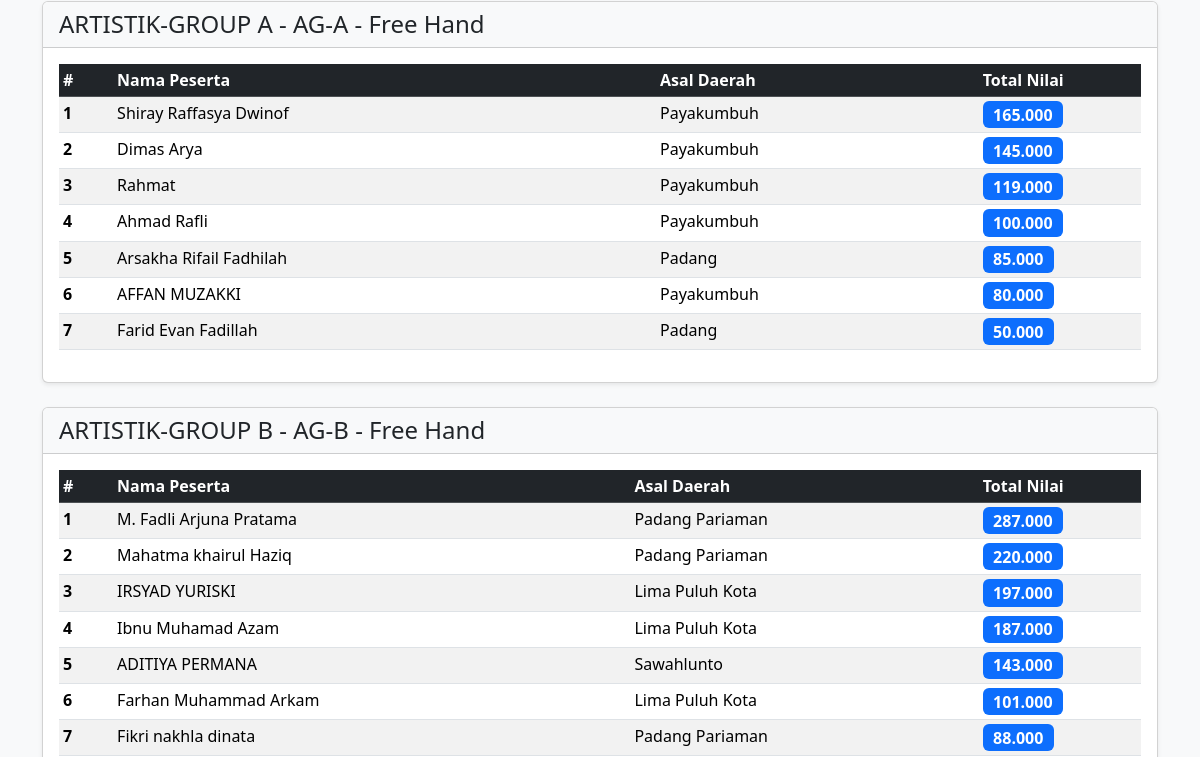
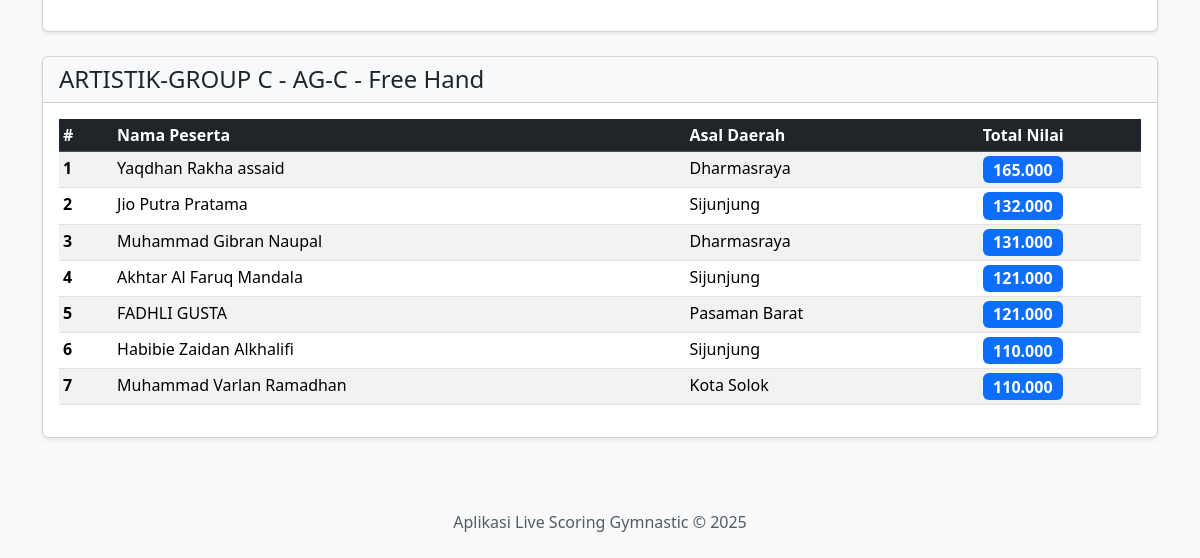
The app's page /peringkat (lower part), older data (2 pictures, top to bottom).
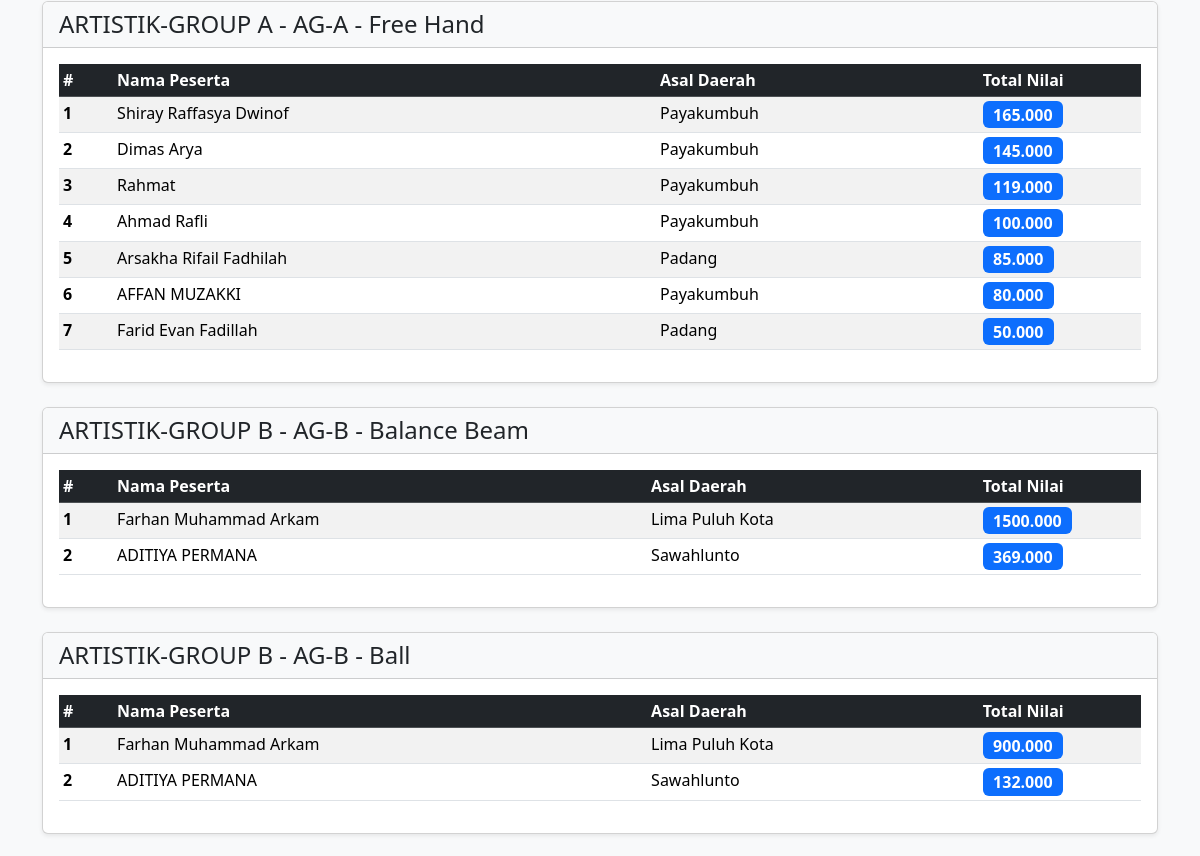
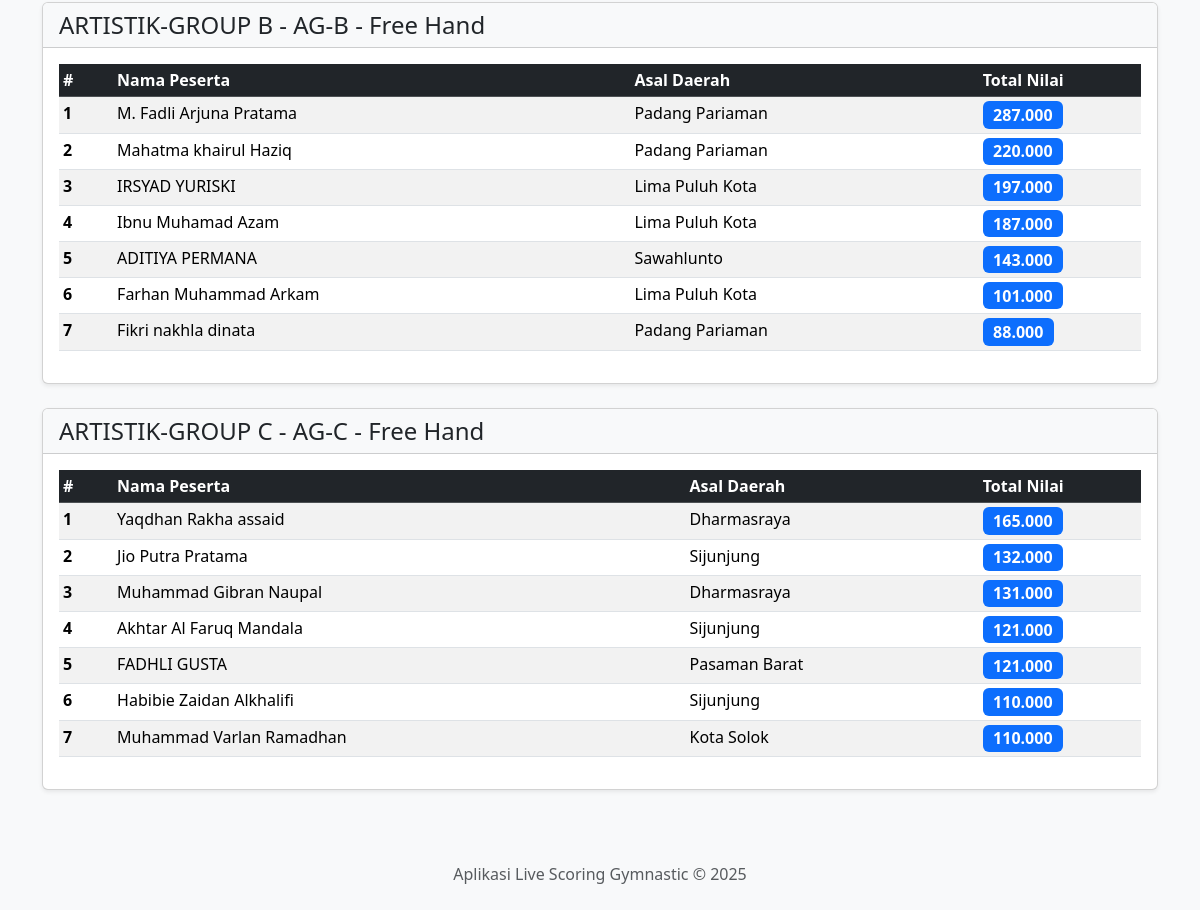
The same page, newer data (2 pictures, top to bottom).
### app.py (models this page shows)
class Skor(db.Model):
    id = db.Column(db.Integer, primary_key=True)
    event_id = db.Column(db.Integer, db.ForeignKey('event.id'), nullable=False)
    peserta_id = db.Column(db.Integer, db.ForeignKey('peserta.id'), nullable=False)
    alat_id = db.Column(db.Integer, db.ForeignKey('alat.id'), nullable=False)
    nilai_d = db.Column(db.Float, nullable=False, default=0.0)
    nilai_e = db.Column(db.Float, nullable=False, default=0.0)
    nilai_a = db.Column(db.Float, nullable=False, default=0.0)
    penalti = db.Column(db.Float, nullable=False, default=0.0)
    total_nilai = db.Column(db.Float, nullable=False, default=0.0)
    sesi_pertandingan = db.Column(db.String(100), default="current")
    event = db.relationship('Event', backref=db.backref('skor', lazy=True, cascade="all, delete"))
    peserta = db.relationship('Peserta', backref=db.backref('skor', lazy=True, cascade="all, delete"))
    alat = db.relationship('Alat')

class Peserta(db.Model):
    id = db.Column(db.Integer, primary_key=True)
    nama = db.Column(db.String(150), nullable=False)
    event_id = db.Column(db.Integer, db.ForeignKey('event.id'), nullable=False)
    daerah_id = db.Column(db.Integer, db.ForeignKey('daerah.id'), nullable=False)
    kategori_id = db.Column(db.Integer, db.ForeignKey('kategori.id'), nullable=False)
    grup_id = db.Column(db.Integer, db.ForeignKey('grup.id'), nullable=False)
    event = db.relationship('Event', backref=db.backref('peserta', lazy=True, cascade="all, delete"))
    daerah = db.relationship('Daerah', backref=db.backref('peserta', lazy=True))
    kategori = db.relationship('Kategori', backref=db.backref('peserta', lazy=True))
    grup = db.relationship('Grup', backref=db.backref('peserta', lazy=True))
    __table_args__ = {'extend_existing': True}

class Daerah(db.Model):
    id = db.Column(db.Integer, primary_key=True)
    nama = db.Column(db.String(100), unique=True, nullable=False)

### app.py (the view)
@app.route('/peringkat')
def peringkat():
    active_event = get_active_event()
    if not active_event:
        return redirect(url_for('input_skor'))
    all_scores = Skor.query.filter_by(event_id=active_event.id).join(Peserta).join(Alat).all()
    peringkat_data = {}
    for skor in all_scores:
        key = f"{skor.peserta.kategori.nama} - {skor.peserta.grup.nama} - {skor.alat.nama}"
        if key not in peringkat_data:
            peringkat_data[key] = []
        peringkat_data[key].append(skor)
    for key in peringkat_data:
        peringkat_data[key] = sorted(peringkat_data[key], key=lambda x: x.total_nilai, reverse=True)
    return render_template('peringkat.html', peringkat_data=peringkat_data, event=active_event)

### app.py (called while the page is built)
def get_active_event():
    return Event.query.filter_by(is_active=True).first()

### templates/peringkat.html (shortened to what this page needs)
{% extends 'layout.html' %}
{% block content %}
{% for key, scores in peringkat_data.items() | sort %}
<div class="card shadow-sm mb-4">
    <div class="card-header bg-light">
        <h4 class="mb-0">{{ key }}</h4>
    </div>
    <div class="card-body">
        <div class="table-responsive">
            <table class="table table-sm table-striped table-hover">
                <thead class="table-dark">
                    <tr>
                        <th style="width: 5%;">#</th>
                        <th>Nama Peserta</th>
                        <th>Asal Daerah</th>
                        <th style="width: 15%;">Total Nilai</th>
                    </tr>
                </thead>
                <tbody>
                    {% for skor in scores %}
                    <tr>
                        <td><strong>{{ loop.index }}</strong></td>
                        <td>
                            <a href="{{ url_for('profil_peserta', peserta_id=skor.peserta.id) }}" class="participant-link">
                                    {{ skor.peserta.nama }}
                            </a>
                        </td>
                        <td>{{ skor.peserta.daerah.nama }}</td>
                        <td><span class="badge bg-primary fs-6">{{ "%.3f"|format(skor.total_nilai) }}</span></td>
                    </tr>
                    {% endfor %}
                </tbody>
            </table>
        </div>
    </div>
</div>
{% else %}
    <div class="alert alert-info">Belum ada skor yang tercatat untuk event ini.</div>
{% endfor %}
{% endblock %}

Row changes from the older to the newer data that the page shows:
added Skor: peserta.nama "Farhan Muhammad Arkam", peserta.daerah.nama "Lima Puluh Kota", total_nilai "1500.000", shown under "ARTISTIK-GROUP B - AG-B - Balance Beam"
added Skor: peserta.nama "ADITIYA PERMANA", peserta.daerah.nama "Sawahlunto", total_nilai "369.000", shown under "ARTISTIK-GROUP B - AG-B - Balance Beam"
added Skor: peserta.nama "Farhan Muhammad Arkam", peserta.daerah.nama "Lima Puluh Kota", total_nilai "900.000", shown under "ARTISTIK-GROUP B - AG-B - Ball"
added Skor: peserta.nama "ADITIYA PERMANA", peserta.daerah.nama "Sawahlunto", total_nilai "132.000", shown under "ARTISTIK-GROUP B - AG-B - Ball"
Text that changed along with them:
new list line: "ARTISTIK-GROUP B - AG-B - Balance Beam # Nama Peserta Asal Daerah Total Nilai"
new list line: "ARTISTIK-GROUP B - AG-B - Ball # Nama Peserta Asal Daerah Total Nilai"
